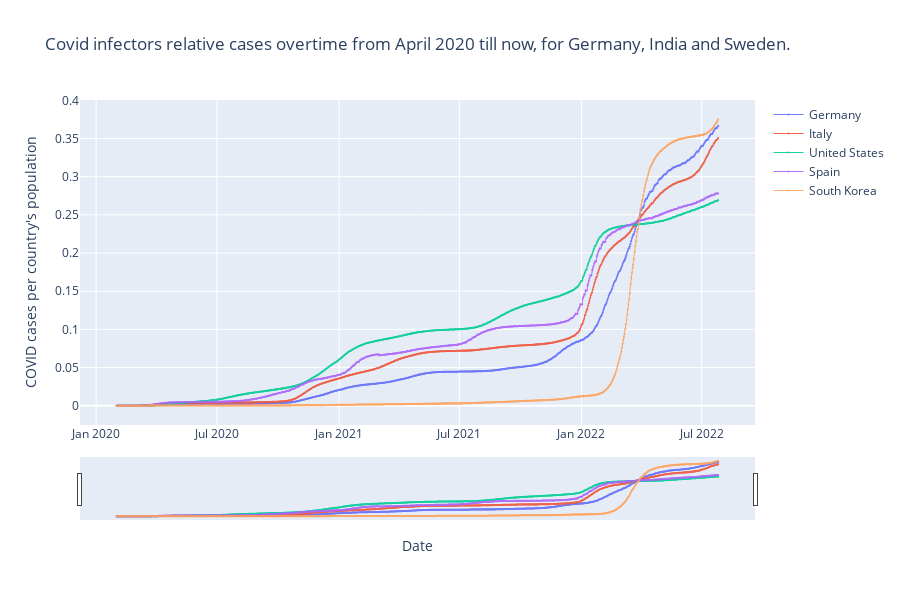

Notebook source saved alongside this figure:
### Code cell
quick_plot(new_country_list, df_dict, 'linear', True)

### Figure 1 — Plotly figure (JSON) as saved in the notebook; plotly's stock layout.template omitted (floating-point values rounded to 4 significant figures; data arrays with more than 128 entries replaced by an {"elided": "..."} marker saying what was removed)
{"data": [{"line": {"width": 1}, "marker": {"size": 2}, "mode": "markers+lines", "name": "Germany", "opacity": 0.9, "type": "scatter", "x": {"elided": "907 str values"}, "y": {"elided": "907 float values"}}, {"line": {"width": 1}, "marker": {"size": 2}, "mode": "markers+lines", "name": "Italy", "opacity": 0.9, "type": "scatter", "x": {"elided": "907 str values"}, "y": {"elided": "907 float values"}}, {"line": {"width": 1}, "marker": {"size": 2}, "mode": "markers+lines", "name": "United States", "opacity": 0.9, "type": "scatter", "x": {"elided": "907 str values"}, "y": {"elided": "907 float values"}}, {"line": {"width": 1}, "marker": {"size": 2}, "mode": "markers+lines", "name": "Spain", "opacity": 0.9, "type": "scatter", "x": {"elided": "907 str values"}, "y": {"elided": "907 float values"}}, {"line": {"width": 1}, "marker": {"size": 2}, "mode": "markers+lines", "name": "South Korea", "opacity": 0.9, "type": "scatter", "x": {"elided": "907 str values"}, "y": {"elided": "907 float values"}}], "layout": {"height": 600, "title": {"text": "Covid infectors relative cases overtime from April 2020 till now, for Germany, India and Sweden."}, "width": 900, "xaxis": {"autorange": true, "range": ["2019-12-07 14:02:29.0156", "2022-09-19 09:57:30.9844"], "rangeslider": {"autorange": true, "range": ["2019-12-07 14:02:29.0156", "2022-09-19 09:57:30.9844"], "visible": true, "yaxis": {"_template": null, "rangemode": "match"}}, "title": {"text": "Date"}, "type": "date"}, "yaxis": {"autorange": true, "range": [-0.0252, 0.4004], "title": {"text": "COVID cases per country's population"}, "type": "linear"}}}
